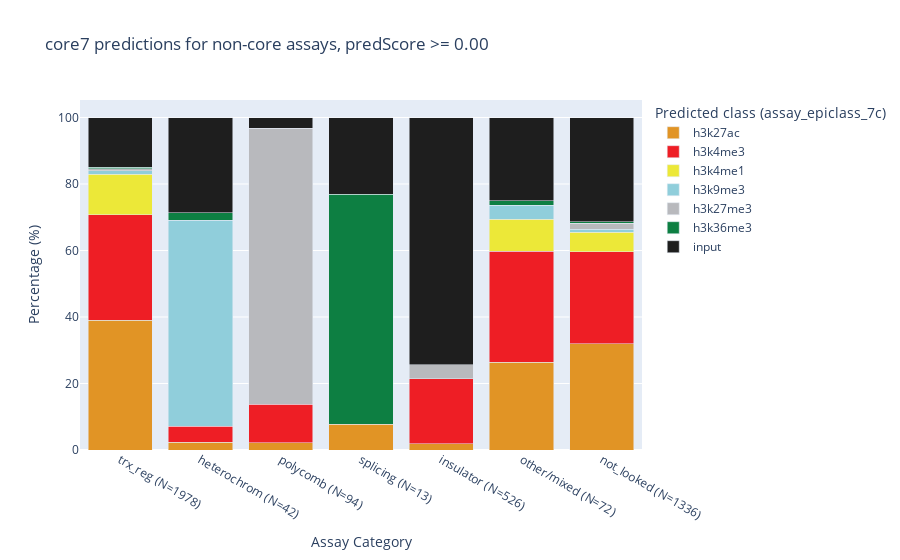
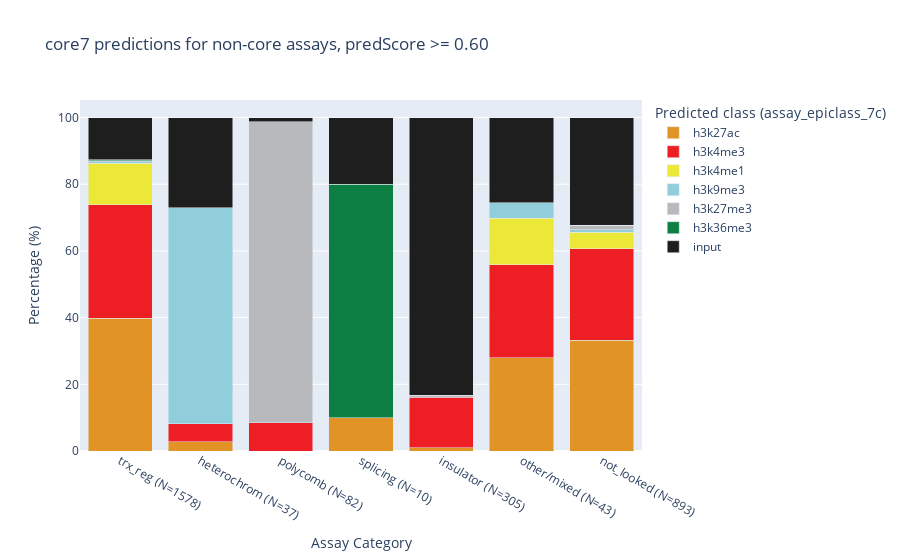

The notebook cell saved with these charts, in order:
### Code cell
assay_categories_order = [
    "trx_reg",
    "heterochrom",
    "polycomb",
    "splicing",
    "insulator",
    "other/mixed",
    "not_looked",
]

assay_epiclass_order = [
    "h3k27ac",
    "h3k4me3",
    "h3k4me1",
    "h3k9me3",
    "h3k27me3",
    "h3k36me3",
    "input",
]
assay_epiclass_order = {assay: i for i, assay in enumerate(assay_epiclass_order)}
pred_col = f"Predicted class ({ASSAY}_7c)"
max_pred_col = f"Max pred ({ASSAY}_7c)"

for min_pred in [0, 0.6]:
    sub_df = encode_non_core_df[encode_non_core_df[max_pred_col] >= min_pred]
    groupby = (
        sub_df.groupby(["assay_category", pred_col])
        .size()
        .reset_index(name="Count")
        .sort_values(["assay_category", "Count"], ascending=[True, False])
    )
    groupby["Percentage"] = groupby.groupby("assay_category")["Count"].transform(
        lambda x: (x / x.sum()) * 100
    )

    # Add order for plotting
    groupby["assay_order"] = groupby[pred_col].map(assay_epiclass_order)
    groupby = groupby.sort_values(
        ["assay_category", "assay_order"], ascending=[False, True]
    )

    # Main plot
    fig = px.bar(
        groupby,
        x="assay_category",
        y="Percentage",
        color=pred_col,
        barmode="stack",
        category_orders={"assay_category": assay_categories_order},
        color_discrete_map=assay_colors,
        title=f"core7 predictions for non-core assays, predScore >= {min_pred:.2f}",
        labels={"Percentage": "Percentage (%)", "assay_category": "Assay Category"},
    )

    # Modify x-axis labels
    total_counts = groupby.groupby("assay_category")["Count"].sum()
    ticktext = [
        f"{assay_category} (N={total_counts[assay_category]})"
        for assay_category in assay_categories_order
    ]
    fig.update_xaxes(tickvals=assay_categories_order, ticktext=ticktext)
    fig.show()

### Figure 1 — Plotly figure (JSON) as saved in the notebook; plotly's stock layout.template omitted (floating-point values rounded to 4 significant figures)
{"data": [{"alignmentgroup": "True", "hovertemplate": "Predicted class (assay_epiclass_7c)=h3k27ac<br>Assay Category=%{x}<br>Percentage (%)=%{y}<extra></extra>", "legendgroup": "h3k27ac", "marker": {"color": "rgb(225,148,37)", "pattern": {"shape": ""}}, "name": "h3k27ac", "offsetgroup": "h3k27ac", "orientation": "v", "showlegend": true, "textposition": "auto", "type": "bar", "x": ["trx_reg", "splicing", "polycomb", "other/mixed", "not_looked", "insulator", "heterochrom"], "xaxis": "x", "y": [38.98, 7.692, 2.128, 26.39, 31.96, 1.901, 2.381], "yaxis": "y"}, {"alignmentgroup": "True", "hovertemplate": "Predicted class (assay_epiclass_7c)=h3k4me3<br>Assay Category=%{x}<br>Percentage (%)=%{y}<extra></extra>", "legendgroup": "h3k4me3", "marker": {"color": "rgb(238,30,37)", "pattern": {"shape": ""}}, "name": "h3k4me3", "offsetgroup": "h3k4me3", "orientation": "v", "showlegend": true, "textposition": "auto", "type": "bar", "x": ["trx_reg", "polycomb", "other/mixed", "not_looked", "insulator", "heterochrom"], "xaxis": "x", "y": [31.8, 11.7, 33.33, 27.69, 19.58, 4.762], "yaxis": "y"}, {"alignmentgroup": "True", "hovertemplate": "Predicted class (assay_epiclass_7c)=h3k4me1<br>Assay Category=%{x}<br>Percentage (%)=%{y}<extra></extra>", "legendgroup": "h3k4me1", "marker": {"color": "rgb(236,232,56)", "pattern": {"shape": ""}}, "name": "h3k4me1", "offsetgroup": "h3k4me1", "orientation": "v", "showlegend": true, "textposition": "auto", "type": "bar", "x": ["trx_reg", "other/mixed", "not_looked"], "xaxis": "x", "y": [12.18, 9.722, 5.763], "yaxis": "y"}, {"alignmentgroup": "True", "hovertemplate": "Predicted class (assay_epiclass_7c)=h3k9me3<br>Assay Category=%{x}<br>Percentage (%)=%{y}<extra></extra>", "legendgroup": "h3k9me3", "marker": {"color": "rgb(144,206,219)", "pattern": {"shape": ""}}, "name": "h3k9me3", "offsetgroup": "h3k9me3", "orientation": "v", "showlegend": true, "textposition": "auto", "type": "bar", "x": ["trx_reg", "other/mixed", "not_looked", "heterochrom"], "xaxis": "x", "y": [1.062, 4.167, 1.048, 61.9], "yaxis": "y"}, {"alignmentgroup": "True", "hovertemplate": "Predicted class (assay_epiclass_7c)=h3k27me3<br>Assay Category=%{x}<br>Percentage (%)=%{y}<extra></extra>", "legendgroup": "h3k27me3", "marker": {"color": "rgb(184,185,189)", "pattern": {"shape": ""}}, "name": "h3k27me3", "offsetgroup": "h3k27me3", "orientation": "v", "showlegend": true, "textposition": "auto", "type": "bar", "x": ["trx_reg", "polycomb", "not_looked", "insulator"], "xaxis": "x", "y": [0.5561, 82.98, 1.722, 4.183], "yaxis": "y"}, {"alignmentgroup": "True", "hovertemplate": "Predicted class (assay_epiclass_7c)=h3k36me3<br>Assay Category=%{x}<br>Percentage (%)=%{y}<extra></extra>", "legendgroup": "h3k36me3", "marker": {"color": "rgb(13,127,66)", "pattern": {"shape": ""}}, "name": "h3k36me3", "offsetgroup": "h3k36me3", "orientation": "v", "showlegend": true, "textposition": "auto", "type": "bar", "x": ["trx_reg", "splicing", "other/mixed", "not_looked", "heterochrom"], "xaxis": "x", "y": [0.455, 69.23, 1.389, 0.4491, 2.381], "yaxis": "y"}, {"alignmentgroup": "True", "hovertemplate": "Predicted class (assay_epiclass_7c)=input<br>Assay Category=%{x}<br>Percentage (%)=%{y}<extra></extra>", "legendgroup": "input", "marker": {"color": "rgb(30,30,30)", "pattern": {"shape": ""}}, "name": "input", "offsetgroup": "input", "orientation": "v", "showlegend": true, "textposition": "auto", "type": "bar", "x": ["trx_reg", "splicing", "polycomb", "other/mixed", "not_looked", "insulator", "heterochrom"], "xaxis": "x", "y": [14.96, 23.08, 3.191, 25, 31.36, 74.33, 28.57], "yaxis": "y"}], "layout": {"barmode": "stack", "legend": {"title": {"text": "Predicted class (assay_epiclass_7c)"}, "tracegroupgap": 0}, "title": {"text": "core7 predictions for non-core assays, predScore >= 0.00"}, "xaxis": {"anchor": "y", "categoryarray": ["trx_reg", "heterochrom", "polycomb", "splicing", "insulator", "other/mixed", "not_looked"], "categoryorder": "array", "domain": [0, 1], "ticktext": ["trx_reg (N=1978)", "heterochrom (N=42)", "polycomb (N=94)", "splicing (N=13)", "insulator (N=526)", "other/mixed (N=72)", "not_looked (N=1336)"], "tickvals": ["trx_reg", "heterochrom", "polycomb", "splicing", "insulator", "other/mixed", "not_looked"], "title": {"text": "Assay Category"}}, "yaxis": {"anchor": "x", "domain": [0, 1], "title": {"text": "Percentage (%)"}}}}

### Figure 2 — Plotly figure (JSON) as saved in the notebook; plotly's stock layout.template omitted (floating-point values rounded to 4 significant figures)
{"data": [{"alignmentgroup": "True", "hovertemplate": "Predicted class (assay_epiclass_7c)=h3k27ac<br>Assay Category=%{x}<br>Percentage (%)=%{y}<extra></extra>", "legendgroup": "h3k27ac", "marker": {"color": "rgb(225,148,37)", "pattern": {"shape": ""}}, "name": "h3k27ac", "offsetgroup": "h3k27ac", "orientation": "v", "showlegend": true, "textposition": "auto", "type": "bar", "x": ["trx_reg", "splicing", "other/mixed", "not_looked", "insulator", "heterochrom"], "xaxis": "x", "y": [39.8, 10, 27.91, 33.15, 0.9836, 2.703], "yaxis": "y"}, {"alignmentgroup": "True", "hovertemplate": "Predicted class (assay_epiclass_7c)=h3k4me3<br>Assay Category=%{x}<br>Percentage (%)=%{y}<extra></extra>", "legendgroup": "h3k4me3", "marker": {"color": "rgb(238,30,37)", "pattern": {"shape": ""}}, "name": "h3k4me3", "offsetgroup": "h3k4me3", "orientation": "v", "showlegend": true, "textposition": "auto", "type": "bar", "x": ["trx_reg", "polycomb", "other/mixed", "not_looked", "insulator", "heterochrom"], "xaxis": "x", "y": [34.09, 8.537, 27.91, 27.44, 15.08, 5.405], "yaxis": "y"}, {"alignmentgroup": "True", "hovertemplate": "Predicted class (assay_epiclass_7c)=h3k4me1<br>Assay Category=%{x}<br>Percentage (%)=%{y}<extra></extra>", "legendgroup": "h3k4me1", "marker": {"color": "rgb(236,232,56)", "pattern": {"shape": ""}}, "name": "h3k4me1", "offsetgroup": "h3k4me1", "orientation": "v", "showlegend": true, "textposition": "auto", "type": "bar", "x": ["trx_reg", "other/mixed", "not_looked"], "xaxis": "x", "y": [12.36, 13.95, 5.039], "yaxis": "y"}, {"alignmentgroup": "True", "hovertemplate": "Predicted class (assay_epiclass_7c)=h3k9me3<br>Assay Category=%{x}<br>Percentage (%)=%{y}<extra></extra>", "legendgroup": "h3k9me3", "marker": {"color": "rgb(144,206,219)", "pattern": {"shape": ""}}, "name": "h3k9me3", "offsetgroup": "h3k9me3", "orientation": "v", "showlegend": true, "textposition": "auto", "type": "bar", "x": ["trx_reg", "other/mixed", "not_looked", "heterochrom"], "xaxis": "x", "y": [0.4436, 4.651, 0.6719, 64.86], "yaxis": "y"}, {"alignmentgroup": "True", "hovertemplate": "Predicted class (assay_epiclass_7c)=h3k27me3<br>Assay Category=%{x}<br>Percentage (%)=%{y}<extra></extra>", "legendgroup": "h3k27me3", "marker": {"color": "rgb(184,185,189)", "pattern": {"shape": ""}}, "name": "h3k27me3", "offsetgroup": "h3k27me3", "orientation": "v", "showlegend": true, "textposition": "auto", "type": "bar", "x": ["trx_reg", "polycomb", "not_looked", "insulator"], "xaxis": "x", "y": [0.3802, 90.24, 1.344, 0.6557], "yaxis": "y"}, {"alignmentgroup": "True", "hovertemplate": "Predicted class (assay_epiclass_7c)=h3k36me3<br>Assay Category=%{x}<br>Percentage (%)=%{y}<extra></extra>", "legendgroup": "h3k36me3", "marker": {"color": "rgb(13,127,66)", "pattern": {"shape": ""}}, "name": "h3k36me3", "offsetgroup": "h3k36me3", "orientation": "v", "showlegend": true, "textposition": "auto", "type": "bar", "x": ["trx_reg", "splicing", "not_looked"], "xaxis": "x", "y": [0.2535, 70, 0.112], "yaxis": "y"}, {"alignmentgroup": "True", "hovertemplate": "Predicted class (assay_epiclass_7c)=input<br>Assay Category=%{x}<br>Percentage (%)=%{y}<extra></extra>", "legendgroup": "input", "marker": {"color": "rgb(30,30,30)", "pattern": {"shape": ""}}, "name": "input", "offsetgroup": "input", "orientation": "v", "showlegend": true, "textposition": "auto", "type": "bar", "x": ["trx_reg", "splicing", "polycomb", "other/mixed", "not_looked", "insulator", "heterochrom"], "xaxis": "x", "y": [12.67, 20, 1.22, 25.58, 32.25, 83.28, 27.03], "yaxis": "y"}], "layout": {"barmode": "stack", "legend": {"title": {"text": "Predicted class (assay_epiclass_7c)"}, "tracegroupgap": 0}, "title": {"text": "core7 predictions for non-core assays, predScore >= 0.60"}, "xaxis": {"anchor": "y", "categoryarray": ["trx_reg", "heterochrom", "polycomb", "splicing", "insulator", "other/mixed", "not_looked"], "categoryorder": "array", "domain": [0, 1], "ticktext": ["trx_reg (N=1578)", "heterochrom (N=37)", "polycomb (N=82)", "splicing (N=10)", "insulator (N=305)", "other/mixed (N=43)", "not_looked (N=893)"], "tickvals": ["trx_reg", "heterochrom", "polycomb", "splicing", "insulator", "other/mixed", "not_looked"], "title": {"text": "Assay Category"}}, "yaxis": {"anchor": "x", "domain": [0, 1], "title": {"text": "Percentage (%)"}}}}
